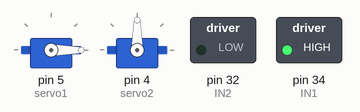
This sketch was run on a simulated Arduino Mega 2560, built with avr-gcc and run on an emulated ATmega2560. On the bench: 2 × servo, switched loads named in the sketch (green lamp = pin HIGH).

Above: at 0.05 s.
At 2.25 s:
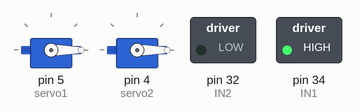
At 4.5 s:
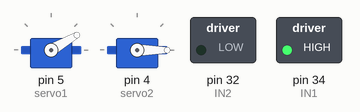
At 9.0 s:
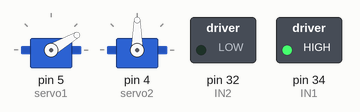
Timing chart, 0 to 10.4 s (numbered marks = the images above):
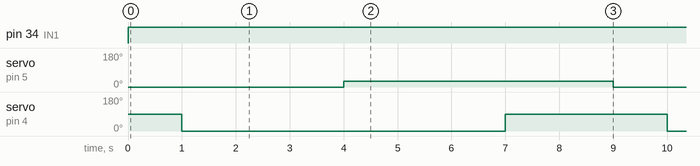

The sketch:

ProyectoArqui2.ino
```cpp
#include <Stepper.h>

#include <Servo.h>

int IN1 = 34;
int IN2 = 32;
Servo servo1;
Servo servo2;
Stepper motor (10, 32, 34);

void setup() {
  // put your setup code here, to run once:
  pinMode (IN1, OUTPUT);
  pinMode (IN2, OUTPUT);
  servo1.attach (5);
  servo2.attach (4);
  motor.setSpeed(10);
}

void loop() {
  // put your main code here, to run repeatedly:
  digitalWrite (IN1, HIGH); //pin encendido
  digitalWrite (IN2, LOW); //pin apagado
  servo1.write(0);
  delay(1000);
  servo2.write(0);
  delay (2000);
   {
  servo1.write(0);
  delay(1000);
  servo1.write(30);
  delay(1000);
  }
  {
 servo2.write(0);
  delay(2000);
  servo2.write(90);
  delay(2000);
  }
}
```

Measured:
- by itself, pin 34 (IN1): LOW → HIGH at 0.00 s
- by itself, servo on pin 5 (servo1): alternates 30° for 5.0 s and 0° for 4.0 s
- by itself, servo on pin 4 (servo2): alternates 90° for 3.0 s and 0° for 6.0 s
